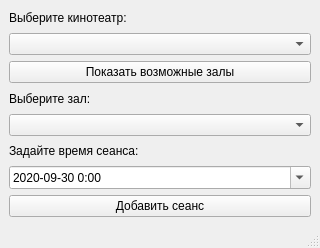
<?xml version="1.0" encoding="UTF-8"?>
<ui version="4.0">
 <class>MainWindow</class>
 <widget class="QMainWindow" name="MainWindow">
  <property name="geometry">
   <rect>
    <x>0</x>
    <y>0</y>
    <width>320</width>
    <height>248</height>
   </rect>
  </property>
  <property name="windowTitle">
   <string>Сеанс</string>
  </property>
  <widget class="QWidget" name="centralwidget">
   <layout class="QVBoxLayout" name="verticalLayout">
    <item>
     <widget class="QLabel" name="label">
      <property name="text">
       <string>Выберите кинотеатр:</string>
      </property>
     </widget>
    </item>
    <item>
     <widget class="QComboBox" name="cinema"/>
    </item>
    <item>
     <widget class="QPushButton" name="pushButton">
      <property name="text">
       <string>Показать возможные залы</string>
      </property>
     </widget>
    </item>
    <item>
     <widget class="QLabel" name="label_2">
      <property name="text">
       <string>Выберите зал:</string>
      </property>
     </widget>
    </item>
    <item>
     <widget class="QComboBox" name="hall"/>
    </item>
    <item>
     <widget class="QLabel" name="label_3">
      <property name="text">
       <string>Задайте время сеанса:</string>
      </property>
     </widget>
    </item>
    <item>
     <widget class="QDateTimeEdit" name="dateTime">
      <property name="minimumDateTime">
       <datetime>
        <hour>0</hour>
        <minute>0</minute>
        <second>0</second>
        <year>2020</year>
        <month>9</month>
        <day>30</day>
       </datetime>
      </property>
      <property name="displayFormat">
       <string>yyyy-MM-dd H:mm</string>
      </property>
      <property name="calendarPopup">
       <bool>true</bool>
      </property>
     </widget>
    </item>
    <item>
     <widget class="QPushButton" name="pushButton_2">
      <property name="text">
       <string>Добавить сеанс</string>
      </property>
     </widget>
    </item>
   </layout>
  </widget>
  <widget class="QMenuBar" name="menubar">
   <property name="geometry">
    <rect>
     <x>0</x>
     <y>0</y>
     <width>320</width>
     <height>22</height>
    </rect>
   </property>
  </widget>
  <widget class="QStatusBar" name="statusbar"/>
 </widget>
 <resources/>
 <connections/>
</ui>
